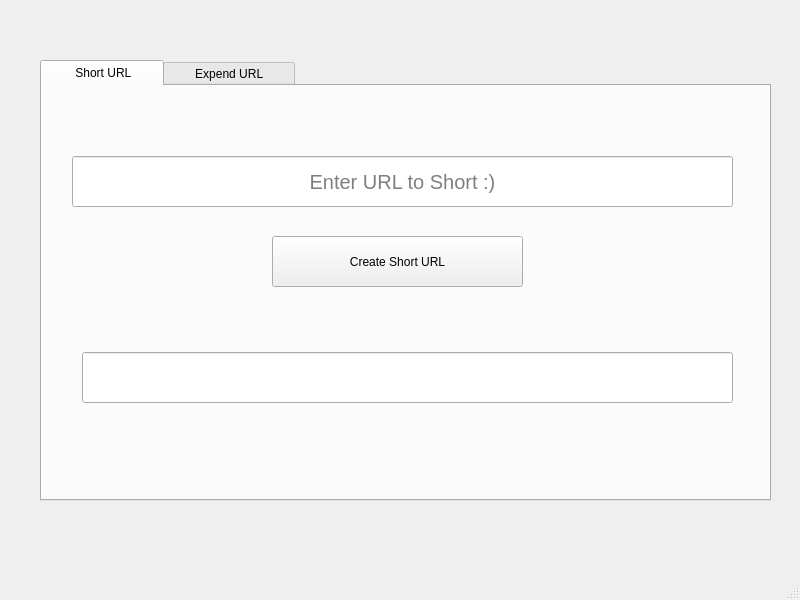
<?xml version="1.0" encoding="UTF-8"?>
<ui version="4.0">
 <class>MainWindow</class>
 <widget class="QMainWindow" name="MainWindow">
  <property name="geometry">
   <rect>
    <x>0</x>
    <y>0</y>
    <width>800</width>
    <height>600</height>
   </rect>
  </property>
  <property name="windowTitle">
   <string>MainWindow</string>
  </property>
  <widget class="QWidget" name="centralwidget">
   <widget class="QTabWidget" name="tabWidget">
    <property name="geometry">
     <rect>
      <x>40</x>
      <y>60</y>
      <width>731</width>
      <height>441</height>
     </rect>
    </property>
    <property name="currentIndex">
     <number>0</number>
    </property>
    <widget class="QWidget" name="tab">
     <attribute name="title">
      <string>       Short URL      </string>
     </attribute>
     <widget class="QLineEdit" name="lineEdit">
      <property name="geometry">
       <rect>
        <x>30</x>
        <y>70</y>
        <width>661</width>
        <height>51</height>
       </rect>
      </property>
      <property name="font">
       <font>
        <pointsize>15</pointsize>
       </font>
      </property>
      <property name="alignment">
       <set>Qt::AlignCenter</set>
      </property>
      <property name="placeholderText">
       <string>Enter URL to Short :)</string>
      </property>
     </widget>
     <widget class="QLineEdit" name="lineEdit_2">
      <property name="geometry">
       <rect>
        <x>40</x>
        <y>266</y>
        <width>651</width>
        <height>51</height>
       </rect>
      </property>
      <property name="font">
       <font>
        <pointsize>15</pointsize>
       </font>
      </property>
      <property name="readOnly">
       <bool>true</bool>
      </property>
     </widget>
     <widget class="QPushButton" name="pushButton_3">
      <property name="geometry">
       <rect>
        <x>230</x>
        <y>150</y>
        <width>251</width>
        <height>51</height>
       </rect>
      </property>
      <property name="text">
       <string>Create Short URL</string>
      </property>
     </widget>
    </widget>
    <widget class="QWidget" name="tab_2">
     <attribute name="title">
      <string>      Expend URL      </string>
     </attribute>
     <widget class="QPushButton" name="pushButton_4">
      <property name="geometry">
       <rect>
        <x>230</x>
        <y>150</y>
        <width>261</width>
        <height>51</height>
       </rect>
      </property>
      <property name="text">
       <string>Expend Short URL</string>
      </property>
     </widget>
     <widget class="QLineEdit" name="lineEdit_3">
      <property name="geometry">
       <rect>
        <x>30</x>
        <y>70</y>
        <width>661</width>
        <height>51</height>
       </rect>
      </property>
      <property name="font">
       <font>
        <pointsize>15</pointsize>
       </font>
      </property>
      <property name="alignment">
       <set>Qt::AlignCenter</set>
      </property>
      <property name="placeholderText">
       <string>Enter URL to Expend :)</string>
      </property>
     </widget>
     <widget class="QLineEdit" name="lineEdit_4">
      <property name="geometry">
       <rect>
        <x>40</x>
        <y>270</y>
        <width>641</width>
        <height>51</height>
       </rect>
      </property>
      <property name="font">
       <font>
        <pointsize>15</pointsize>
       </font>
      </property>
      <property name="readOnly">
       <bool>true</bool>
      </property>
     </widget>
    </widget>
   </widget>
  </widget>
  <widget class="QMenuBar" name="menubar">
   <property name="geometry">
    <rect>
     <x>0</x>
     <y>0</y>
     <width>800</width>
     <height>35</height>
    </rect>
   </property>
  </widget>
  <widget class="QStatusBar" name="statusbar"/>
 </widget>
 <resources/>
 <connections/>
</ui>
